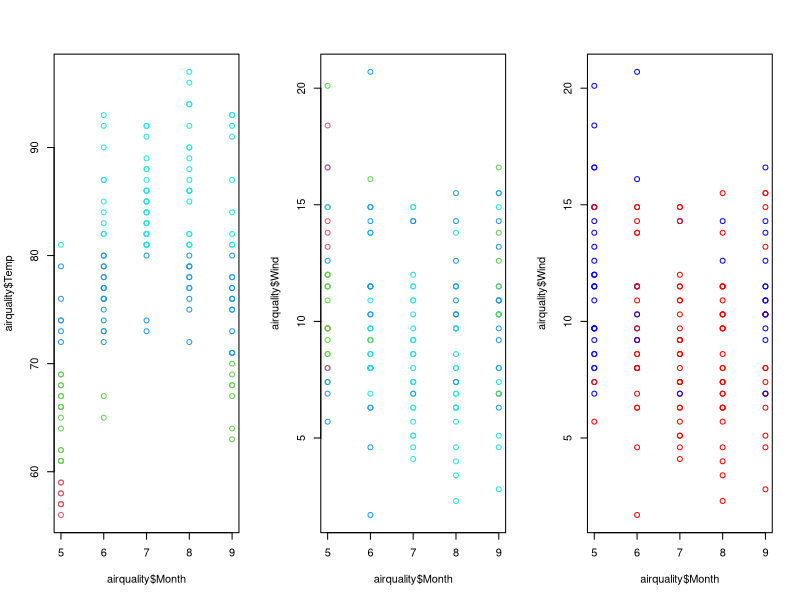

Here is the R script that generated this plot:
## ---- chunk 1
knitr::opts_chunk$set(echo = TRUE, tidy = TRUE, tidy.opts=list(width.cutoff=60))
## ---- chunk 2
?View
## ---- chunk 3
help(package = 'dplyr')
help(package = 'ggplot2')
## ---- chunk 4
getwd() #get the name of your working directory
#setwd('C://file/path/goes/here')
## ---- chunk 5
#install
#install.packages('dplyr')
#install.packages('ggplot2')

#load packages
library(dplyr)
library(ggplot2)
## ---- chunk 6
#dataset <- read.csv("put your filename/website url")
#can also use "read.table()" to read in a file in table format and create a data frame
#use stringsAsFactors = FALSE for read.table if you want the data imported as strings instead of factors
## ---- chunk 7
somedata <- c(22, 27, 13, 18, 15, 16) #dataset
somedata

dim(somedata)=c(3,2) #make into a table with 2 rows and 2 columns
colnames(somedata)<-c("C1","C2") #set column names
rownames(somedata)<-c("R1","R2", "R3") #set row names
somedata
somedata <- t(somedata)
somedata

## ---- chunk 8
#data() #use to view built-in datasest
data(airquality) #load in airquality dataset
head(airquality) #see the first few data entries of the air quality dataset
nrow(airquality) #output is number of rows in the dataset
ncol(airquality) #output is number of columns in the dataset
View(airquality) #view data
## ---- chunk 9
write.table(somedata, file="somedata.txt", quote=F) #space delimited; can use `sep=` for a different delimiter
#you can also use save() for writing tables

## ---- chunk 10
v1 <- 1 #for one element
v2 <- c(5, 6, 7, 8, 9, 10) #use c() for more than one element

v1
v2

v2[2] #access the second element in v2
v2[-2] #access all elements except the 2nd in v2
v2[2:4] #access 2nd-4th elements in v2
v2[c(2, 4)] #access the 2nd and 4th elements in v2

## ---- chunk 11
v <- c(1, 10, 2)
class(v)

l <- c(TRUE, FALSE, FALSE)
class(l)

b <- c('red', 'orange', 'yellow')
class(b)
## ---- chunk 12
x <- c(5, 2, 9, 3)
x
x <- sort(x)
x
## ---- chunk 13
lst1 <- list("character", 35.3, list("this", "is", "a", "list"))

lst1 


#accessing info in lists
lst1[1] #pulls out the first element of the list as a 1 item long list
lst1[[1]] #pulls out the first element of the list as the original data type (in this case, character)
lst1[[3]][[1]] #access the first element of the 3rd element of the list
lst1[[3]] #pulls out the 3rd element of the list as the original data type (in this case, list)
## ---- chunk 14
rownam <- c("one", "two", "three")
colnam <- c("one", "two", "three")
mat1 <- matrix(c(1, 2, 3, 4, 5, 6, 7, 8, 9), nrow = 3, ncol = 3, byrow = TRUE, dimnames=list(rownam, colnam))
mat2 <- matrix(1:9, nrow=3, ncol=3, byrow=TRUE)

mat1
mat2

mat1[1,] #row 1
mat1[,1] #column 1
mat1[1,1] #row 1, column 1 cell

t(mat1) #transpose the matrix
## ---- chunk 15
a <- array(c('red', 'orange', 'yellow'), c(1, 2, 3)) #creates 3 1x2 matrices
a
## ---- chunk 16
colors <- c('red', 'yellow', 'blue', 'blue', 'red', 'green', 'blue')
factorofcolors <- factor(colors) #create a factor from vector; you can look at the environment panel to see the different levels (underlying numeric value)

colors
factorofcolors
nlevels(factorofcolors) #number of levels
summary(factorofcolors) #print summary

## ---- chunk 17
mice <- data.frame(color = c("black", "brown", "white", "brown"), weight = c(20, 25, 18, 27), age = c(5, 6, 4, 5)) #can also use stringsAsFactors = FALSE to have color as a character instead of a factor

mice

mousenames <- c("Mouse 1", "Mouse 2", "Mouse 3", "Mouse 4")
rownames(mice) <- mousenames #rename rows
colnames(mice)[colnames(mice)=="weight"] <- "weight_grams"
names(mice)[3] <- "age_months"
mice

newrow <- list("white", 22, 4) #data for a new row
mice <- rbind(mice, newrow) #add a new row; you can use cbind() instead of rbind() to add a new column
mousenames <- c(mousenames, "Mouse 5")
attr(mice, "row.names") <- mousenames #add row name to data frame; another way to rename rows
mice


mice <- mice[-c(3),] #remove row 3
mice
## ---- chunk 18
mice[1:2] #columns 1-2 of the mice dataset
mice[c("color", "age_months")] #access columns based on variable name
mice$color #access column based on variable name
## ---- chunk 19
str(mice) #structure of data frame
class(mice$color) #class of object
length(mice) #length
attributes(mice) #attributes of the dataset
sapply(mice, class) #show the class of each column in the mice dataset

is.numeric(mice$weight)
class(mice$color)
is.character(mice$color)
is.vector(mice$color)
is.matrix(mice)
is.data.frame(mice)
## ---- chunk 20
x <- c(1, 2, 3, 4, 5)
y <- c(6, 7, 8, 9, 10)
mat1 <- matrix(c(1, 2, 3, 4, 5, 6, 7, 8, 9), nrow = 3, ncol = 3, byrow = TRUE)

x
y
z <- c(x, y) #combine vectors x and y into one long vector
z

mat1
z <- as.vector(mat1) #converts matrix to a long vector (adds by column)
z
z <- as.vector(t(mat1)) #converts matrix to a long vector (adds by row)
z

mat2 <- cbind(x, y) #convert vectors into matrix (x and y are columns)
mat2
mat2 <- rbind(x, y) #convert vectors into matrix (x and y are rows)
mat2

df <- data.frame(x, y) #convert vectors to data.frame
df

df2 <- as.data.frame(mat2) #convert matrix into data.frame
df2

mat2 <- as.matrix(df2) #convert data.frame into matrix
mat2

## ---- chunk 21
x <- c(1, 4, 7)
y <- c(2, 3, 8)

x+y
## ---- chunk 22
x <- c(2, 4, 6, 8, 10)
y <- c(1, 3, 5)

x+y
## ---- chunk 23
x <- c(2, 4, 6, 8, 10)
y <- c(1, 3, 5)

x*y
## ---- chunk 24
mat1 <- matrix(c(1, 2, 3, 4, 5, 6, 7, 8, 9), nrow = 3, ncol = 3, byrow = TRUE, dimnames=list(rownam, colnam))
mat2 <- matrix(1:9, nrow=3, ncol=3, byrow=TRUE)

mat1*mat2 #element by element

mat2 <- matrix(1:3, nrow=3, ncol=1, byrow=TRUE)
mat1
mat2
mat1%*%mat2 #matrix multiplication - number of rows of the 2nd matrix needs to equal the number of columns of the first matrix
#mat2%*%mat1 #error - non-conformable

## ---- chunk 25
mean(airquality$Temp) #mean
median(airquality$Temp) #median
range(airquality$Temp) #range (highest and lowest values)
min(airquality$Temp) #minimum
max(airquality$Temp) #maximum
sd(airquality$Temp) #standard deviation
var(airquality$Temp) #variance
quantile(airquality$Temp, 0.5) #quantile, where 0.5 = 50%
summary(airquality$Temp) #summary: min, 1st quartile, median, mean, 3rd quartile, and max

## ---- chunk 26
#Z-TEST
xbar <- 15.8
n <- 40
sigma <- 0.4
mu <- 16
pnorm(xbar, mu, sigma/sqrt(n)) #1-sided z-test (lower); for upper, subtract from 1
2*pnorm(-abs((xbar-mu)/(sigma/sqrt(n)))) #2-sided z-test

#PAIRED/UNPAIRED T-TEST
before <-c(200.1, 190.9, 192.7, 213, 241.4, 196.9, 172.2, 185.5, 205.2, 193.7)
after <-c(392.9, 393.2, 345.1, 393, 434, 427.9, 422, 383.9, 392.3, 352.2)
t.test(x=before, y=after, alternative="less", paired=T) #paired t-test; for unpaired set "paired" equal to F

#CHI-SQUARED TEST
categories <- c(100, 120, 140, 170, 180, 300)
nullprob <- c(0.1, 0.2, 0.1, 0.2, 0.2, 0.2)
chisq.test(categories, p=nullprob) #goodness-of-fit
observed <- matrix(c(10, 20, 30, 20, 25, 31, 35, 40), nrow=4)
chisq.test(observed) #independence

#WILCOXON TESTS
wilcox.test(before, after, paired=T) #signed rank; for rank sum set "paired" equal to F

#ANOVA
model1 = aov(airquality$Temp~airquality$Month)
summary(model1)
anova(model1)
## ---- chunk 27
lm1 <- lm(airquality$Temp ~ airquality$Month) #lm(y~x)
summary(lm1)
anova(lm1)

cor(airquality$Temp, airquality$Wind)
## ---- chunk 28

q1 <- quantile(airquality$Wind, 0.25)
q3 <- quantile(airquality$Wind, 0.75)

lowerfence <- q1 - 1.5*(q3-q1)
upperfence <- q3 + 1.5*(q3-q1)

upperoutliers <- airquality[airquality$Wind >= upperfence,]
loweroutliers <- airquality[airquality$Wind <= lowerfence,]

cat("Upper Outliers: ", paste0(upperoutliers$Wind, collapse=","), fill=TRUE)
cat("Lower Outliers: ", paste0(loweroutliers$Wind, collapse=","))

## ---- chunk 29
i <- c(1, 2, 3, 4, 5)

if(3 %in% i) {
  print('yes')
} else {
  print('no')
}
## ---- chunk 30
for (i in 1:4) {
  j <- i + 10
  print(j)
}
## ---- chunk 31
i <- 3
while(i < 5) {
  print(i)
  i <- i+1
}
## ---- chunk 32
multiply <- function(x, y) {
  product <- x*y
  return(product)
}

multiply(3, 7)
## ---- chunk 33
aqtemp <- airquality$Temp #get data in the "Temp" column in the "airquality" dataset
aqtemp

aqdata13 <- airquality[1,3] #access data in row 1 column 3
aqdata13

## ---- chunk 34
aqsub <- subset(airquality, Temp > 65) #makes a subset of air quality data for rows where the temperature is higher than 65
View(aqsub)

aqsub2 <- airquality$Wind[airquality$Temp > 65] #wind data for when the temperature is above 65
View(aqsub2)

aqsub3 <- airquality[airquality$Temp > 65,c('Wind','Temp')] #wind and temp data for when the temperature is above 65
View(aqsub3)
## ---- chunk 35
aqtemp1 <- cut(airquality$Temp, breaks = c(0, 50, 60, 70, 80, max(airquality$Temp)), labels = c("Below 50", "50s", "60s", "70s", "Above 80"))

aqtemp2 <- ifelse(airquality$Temp > 75, "red", "blue") 

par(mfrow=c(1,3))
plot(airquality$Month, airquality$Temp, col = aqtemp1)
plot(airquality$Month, airquality$Wind, col = aqtemp1)
plot(airquality$Month, airquality$Wind, col = aqtemp2)
## ---- chunk 36
tapply(airquality$Temp, airquality$Month, mean) #mean temperature per month
tapply(airquality$Temp, airquality$Month, median) #median temperature per month
tapply(airquality$Temp, airquality$Month, var) #variance in temperature per month
